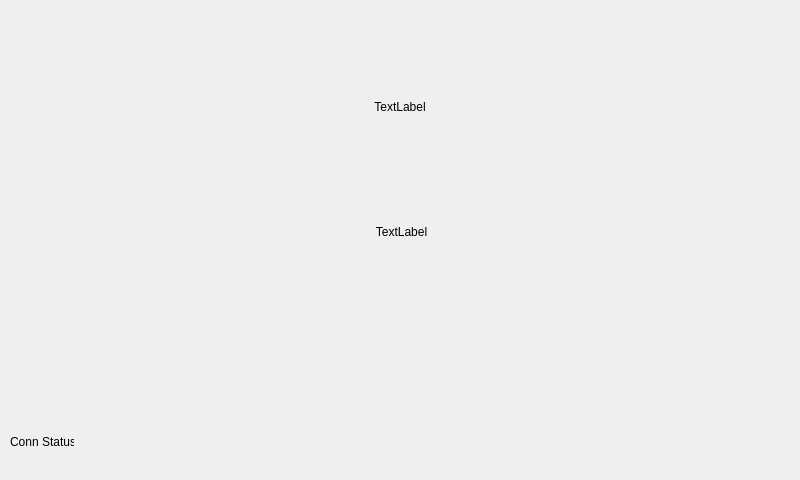
<?xml version="1.0" encoding="UTF-8"?>
<ui version="4.0">
 <class>popupMsgWin</class>
 <widget class="QMainWindow" name="popupMsgWin">
  <property name="geometry">
   <rect>
    <x>0</x>
    <y>0</y>
    <width>800</width>
    <height>480</height>
   </rect>
  </property>
  <property name="windowTitle">
   <string>MainWindow</string>
  </property>
  <widget class="QWidget" name="centralwidget">
   <widget class="QLabel" name="contentMsg">
    <property name="geometry">
     <rect>
      <x>246</x>
      <y>141</y>
      <width>311</width>
      <height>181</height>
     </rect>
    </property>
    <property name="text">
     <string>TextLabel</string>
    </property>
    <property name="alignment">
     <set>Qt::AlignCenter</set>
    </property>
   </widget>
   <widget class="QLabel" name="titleMsg">
    <property name="geometry">
     <rect>
      <x>0</x>
      <y>77</y>
      <width>800</width>
      <height>60</height>
     </rect>
    </property>
    <property name="text">
     <string>TextLabel</string>
    </property>
    <property name="alignment">
     <set>Qt::AlignCenter</set>
    </property>
   </widget>
   <widget class="QPushButton" name="quitButton">
    <property name="geometry">
     <rect>
      <x>6</x>
      <y>7</y>
      <width>83</width>
      <height>66</height>
     </rect>
    </property>
    <property name="font">
     <font>
      <pointsize>9</pointsize>
      <weight>50</weight>
      <bold>false</bold>
     </font>
    </property>
    <property name="focusPolicy">
     <enum>Qt::NoFocus</enum>
    </property>
    <property name="styleSheet">
     <string notr="true"/>
    </property>
    <property name="text">
     <string/>
    </property>
    <property name="checkable">
     <bool>false</bool>
    </property>
    <property name="checked">
     <bool>false</bool>
    </property>
    <property name="flat">
     <bool>true</bool>
    </property>
   </widget>
   <widget class="QLabel" name="connStatusIcon">
    <property name="geometry">
     <rect>
      <x>10</x>
      <y>410</y>
      <width>64</width>
      <height>64</height>
     </rect>
    </property>
    <property name="text">
     <string>Conn Status</string>
    </property>
   </widget>
  </widget>
 </widget>
 <resources/>
 <connections/>
</ui>
